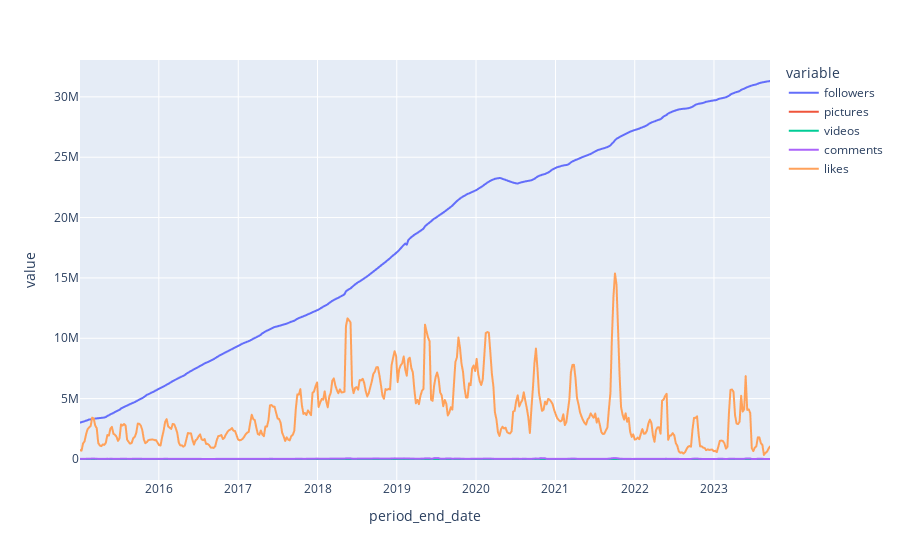

The notebook cell saved with this chart:
### Code cell
fig = px.line(versace_clean_data, x='period_end_date', y=['followers','pictures','videos','comments','likes'])

fig.show()

### Figure 1 — Plotly figure (JSON) as saved in the notebook; plotly's stock layout.template omitted (floating-point values rounded to 4 significant figures; data arrays with more than 128 entries replaced by an {"elided": "..."} marker saying what was removed)
{"data": [{"hovertemplate": "variable=followers<br>period_end_date=%{x}<br>value=%{y}<extra></extra>", "legendgroup": "followers", "line": {"color": "#636efa", "dash": "solid"}, "marker": {"symbol": "circle"}, "mode": "lines", "name": "followers", "showlegend": true, "type": "scattergl", "x": {"elided": "455 str values"}, "xaxis": "x", "y": {"elided": "455 int values"}, "yaxis": "y"}, {"hovertemplate": "variable=pictures<br>period_end_date=%{x}<br>value=%{y}<extra></extra>", "legendgroup": "pictures", "line": {"color": "#EF553B", "dash": "solid"}, "marker": {"symbol": "circle"}, "mode": "lines", "name": "pictures", "showlegend": true, "type": "scattergl", "x": {"elided": "455 str values"}, "xaxis": "x", "y": {"elided": "455 int values"}, "yaxis": "y"}, {"hovertemplate": "variable=videos<br>period_end_date=%{x}<br>value=%{y}<extra></extra>", "legendgroup": "videos", "line": {"color": "#00cc96", "dash": "solid"}, "marker": {"symbol": "circle"}, "mode": "lines", "name": "videos", "showlegend": true, "type": "scattergl", "x": {"elided": "455 str values"}, "xaxis": "x", "y": {"elided": "455 int values"}, "yaxis": "y"}, {"hovertemplate": "variable=comments<br>period_end_date=%{x}<br>value=%{y}<extra></extra>", "legendgroup": "comments", "line": {"color": "#ab63fa", "dash": "solid"}, "marker": {"symbol": "circle"}, "mode": "lines", "name": "comments", "showlegend": true, "type": "scattergl", "x": {"elided": "455 str values"}, "xaxis": "x", "y": {"elided": "455 int values"}, "yaxis": "y"}, {"hovertemplate": "variable=likes<br>period_end_date=%{x}<br>value=%{y}<extra></extra>", "legendgroup": "likes", "line": {"color": "#FFA15A", "dash": "solid"}, "marker": {"symbol": "circle"}, "mode": "lines", "name": "likes", "showlegend": true, "type": "scattergl", "x": {"elided": "455 str values"}, "xaxis": "x", "y": {"elided": "455 int values"}, "yaxis": "y"}], "layout": {"legend": {"title": {"text": "variable"}, "tracegroupgap": 0}, "margin": {"t": 60}, "xaxis": {"anchor": "y", "domain": [0, 1], "title": {"text": "period_end_date"}}, "yaxis": {"anchor": "x", "domain": [0, 1], "title": {"text": "value"}}}}
